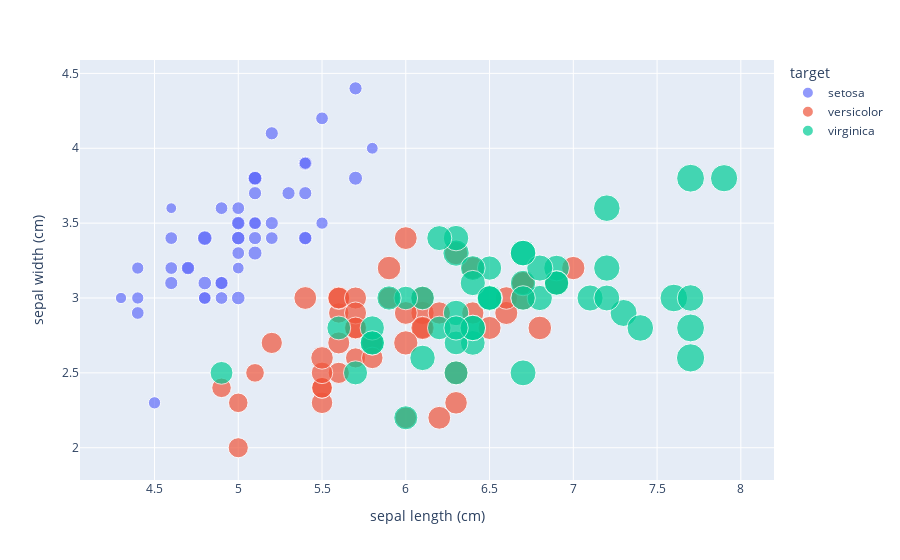

The code cell stored with this chart in its notebook:
### Code cell
px.scatter(data_frame=data,
           x='sepal length (cm)',
           y='sepal width (cm)',
           size='petal length (cm)',
           color='target')

### Figure 1 — Plotly figure (JSON) as saved in the notebook; plotly's stock layout.template omitted (floating-point values rounded to 4 significant figures)
{"data": [{"hovertemplate": "target=setosa<br>sepal length (cm)=%{x}<br>sepal width (cm)=%{y}<br>petal length (cm)=%{marker.size}<extra></extra>", "legendgroup": "setosa", "marker": {"color": "#636efa", "size": [1.4, 1.4, 1.3, 1.5, 1.4, 1.7, 1.4, 1.5, 1.4, 1.5, 1.5, 1.6, 1.4, 1.1, 1.2, 1.5, 1.3, 1.4, 1.7, 1.5, 1.7, 1.5, 1, 1.7, 1.9, 1.6, 1.6, 1.5, 1.4, 1.6, 1.6, 1.5, 1.5, 1.4, 1.5, 1.2, 1.3, 1.4, 1.3, 1.5, 1.3, 1.3, 1.3, 1.6, 1.9, 1.4, 1.6, 1.4, 1.5, 1.4], "sizemode": "area", "sizeref": 0.01725, "symbol": "circle"}, "mode": "markers", "name": "setosa", "orientation": "v", "showlegend": true, "type": "scatter", "x": [5.1, 4.9, 4.7, 4.6, 5, 5.4, 4.6, 5, 4.4, 4.9, 5.4, 4.8, 4.8, 4.3, 5.8, 5.7, 5.4, 5.1, 5.7, 5.1, 5.4, 5.1, 4.6, 5.1, 4.8, 5, 5, 5.2, 5.2, 4.7, 4.8, 5.4, 5.2, 5.5, 4.9, 5, 5.5, 4.9, 4.4, 5.1, 5, 4.5, 4.4, 5, 5.1, 4.8, 5.1, 4.6, 5.3, 5], "xaxis": "x", "y": [3.5, 3, 3.2, 3.1, 3.6, 3.9, 3.4, 3.4, 2.9, 3.1, 3.7, 3.4, 3, 3, 4, 4.4, 3.9, 3.5, 3.8, 3.8, 3.4, 3.7, 3.6, 3.3, 3.4, 3, 3.4, 3.5, 3.4, 3.2, 3.1, 3.4, 4.1, 4.2, 3.1, 3.2, 3.5, 3.6, 3, 3.4, 3.5, 2.3, 3.2, 3.5, 3.8, 3, 3.8, 3.2, 3.7, 3.3], "yaxis": "y"}, {"hovertemplate": "target=versicolor<br>sepal length (cm)=%{x}<br>sepal width (cm)=%{y}<br>petal length (cm)=%{marker.size}<extra></extra>", "legendgroup": "versicolor", "marker": {"color": "#EF553B", "size": [4.7, 4.5, 4.9, 4, 4.6, 4.5, 4.7, 3.3, 4.6, 3.9, 3.5, 4.2, 4, 4.7, 3.6, 4.4, 4.5, 4.1, 4.5, 3.9, 4.8, 4, 4.9, 4.7, 4.3, 4.4, 4.8, 5, 4.5, 3.5, 3.8, 3.7, 3.9, 5.1, 4.5, 4.5, 4.7, 4.4, 4.1, 4, 4.4, 4.6, 4, 3.3, 4.2, 4.2, 4.2, 4.3, 3, 4.1], "sizemode": "area", "sizeref": 0.01725, "symbol": "circle"}, "mode": "markers", "name": "versicolor", "orientation": "v", "showlegend": true, "type": "scatter", "x": [7, 6.4, 6.9, 5.5, 6.5, 5.7, 6.3, 4.9, 6.6, 5.2, 5, 5.9, 6, 6.1, 5.6, 6.7, 5.6, 5.8, 6.2, 5.6, 5.9, 6.1, 6.3, 6.1, 6.4, 6.6, 6.8, 6.7, 6, 5.7, 5.5, 5.5, 5.8, 6, 5.4, 6, 6.7, 6.3, 5.6, 5.5, 5.5, 6.1, 5.8, 5, 5.6, 5.7, 5.7, 6.2, 5.1, 5.7], "xaxis": "x", "y": [3.2, 3.2, 3.1, 2.3, 2.8, 2.8, 3.3, 2.4, 2.9, 2.7, 2, 3, 2.2, 2.9, 2.9, 3.1, 3, 2.7, 2.2, 2.5, 3.2, 2.8, 2.5, 2.8, 2.9, 3, 2.8, 3, 2.9, 2.6, 2.4, 2.4, 2.7, 2.7, 3, 3.4, 3.1, 2.3, 3, 2.5, 2.6, 3, 2.6, 2.3, 2.7, 3, 2.9, 2.9, 2.5, 2.8], "yaxis": "y"}, {"hovertemplate": "target=virginica<br>sepal length (cm)=%{x}<br>sepal width (cm)=%{y}<br>petal length (cm)=%{marker.size}<extra></extra>", "legendgroup": "virginica", "marker": {"color": "#00cc96", "size": [6, 5.1, 5.9, 5.6, 5.8, 6.6, 4.5, 6.3, 5.8, 6.1, 5.1, 5.3, 5.5, 5, 5.1, 5.3, 5.5, 6.7, 6.9, 5, 5.7, 4.9, 6.7, 4.9, 5.7, 6, 4.8, 4.9, 5.6, 5.8, 6.1, 6.4, 5.6, 5.1, 5.6, 6.1, 5.6, 5.5, 4.8, 5.4, 5.6, 5.1, 5.1, 5.9, 5.7, 5.2, 5, 5.2, 5.4, 5.1], "sizemode": "area", "sizeref": 0.01725, "symbol": "circle"}, "mode": "markers", "name": "virginica", "orientation": "v", "showlegend": true, "type": "scatter", "x": [6.3, 5.8, 7.1, 6.3, 6.5, 7.6, 4.9, 7.3, 6.7, 7.2, 6.5, 6.4, 6.8, 5.7, 5.8, 6.4, 6.5, 7.7, 7.7, 6, 6.9, 5.6, 7.7, 6.3, 6.7, 7.2, 6.2, 6.1, 6.4, 7.2, 7.4, 7.9, 6.4, 6.3, 6.1, 7.7, 6.3, 6.4, 6, 6.9, 6.7, 6.9, 5.8, 6.8, 6.7, 6.7, 6.3, 6.5, 6.2, 5.9], "xaxis": "x", "y": [3.3, 2.7, 3, 2.9, 3, 3, 2.5, 2.9, 2.5, 3.6, 3.2, 2.7, 3, 2.5, 2.8, 3.2, 3, 3.8, 2.6, 2.2, 3.2, 2.8, 2.8, 2.7, 3.3, 3.2, 2.8, 3, 2.8, 3, 2.8, 3.8, 2.8, 2.8, 2.6, 3, 3.4, 3.1, 3, 3.1, 3.1, 3.1, 2.7, 3.2, 3.3, 3, 2.5, 3, 3.4, 3], "yaxis": "y"}], "layout": {"legend": {"itemsizing": "constant", "title": {"text": "target"}, "tracegroupgap": 0}, "margin": {"t": 60}, "xaxis": {"anchor": "y", "domain": [0, 1], "title": {"text": "sepal length (cm)"}}, "yaxis": {"anchor": "x", "domain": [0, 1], "title": {"text": "sepal width (cm)"}}}}
